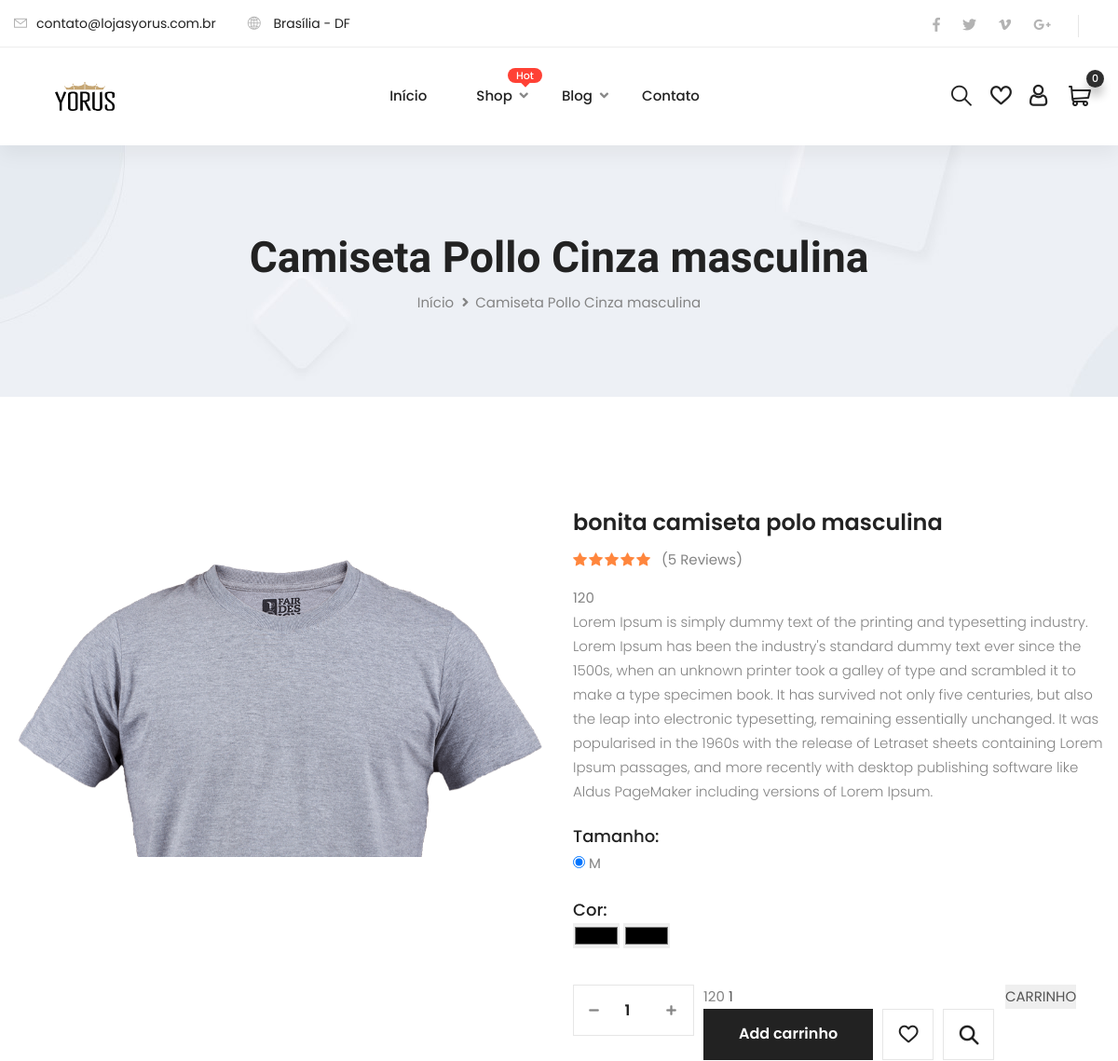
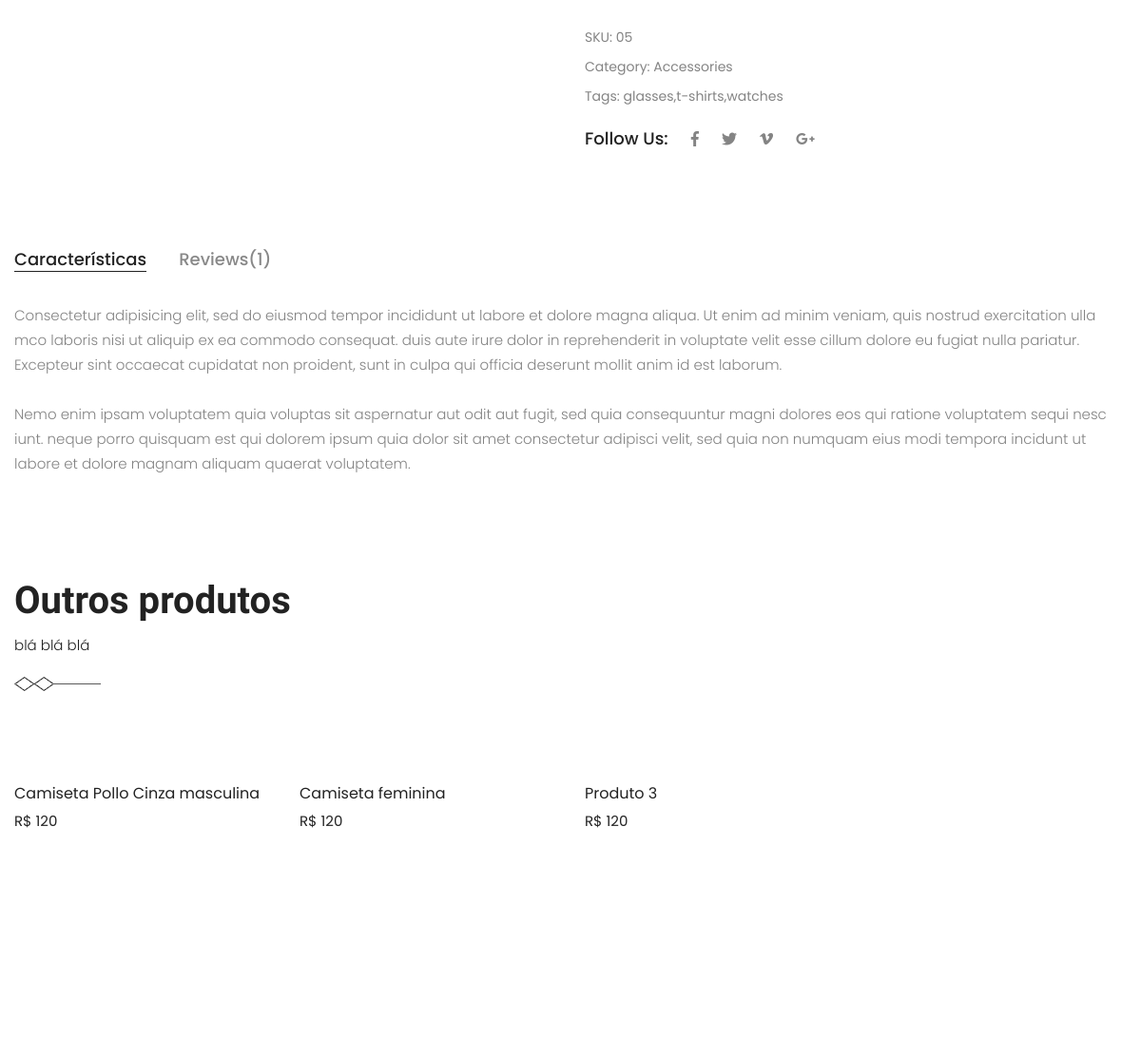
Page /detalhes-do-produto/1/ (upper part) on the earlier database version (2 pictures, top to bottom).
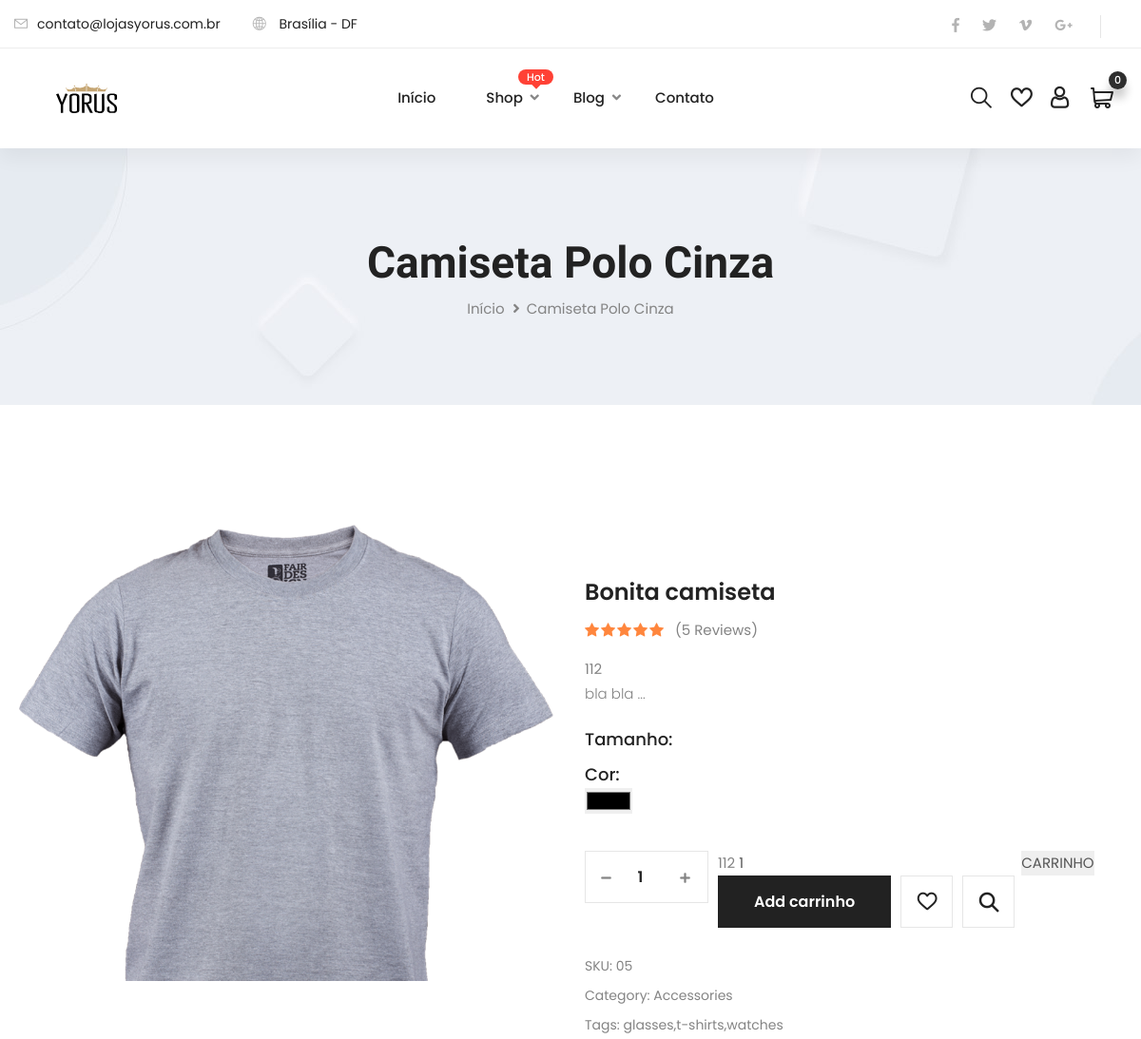
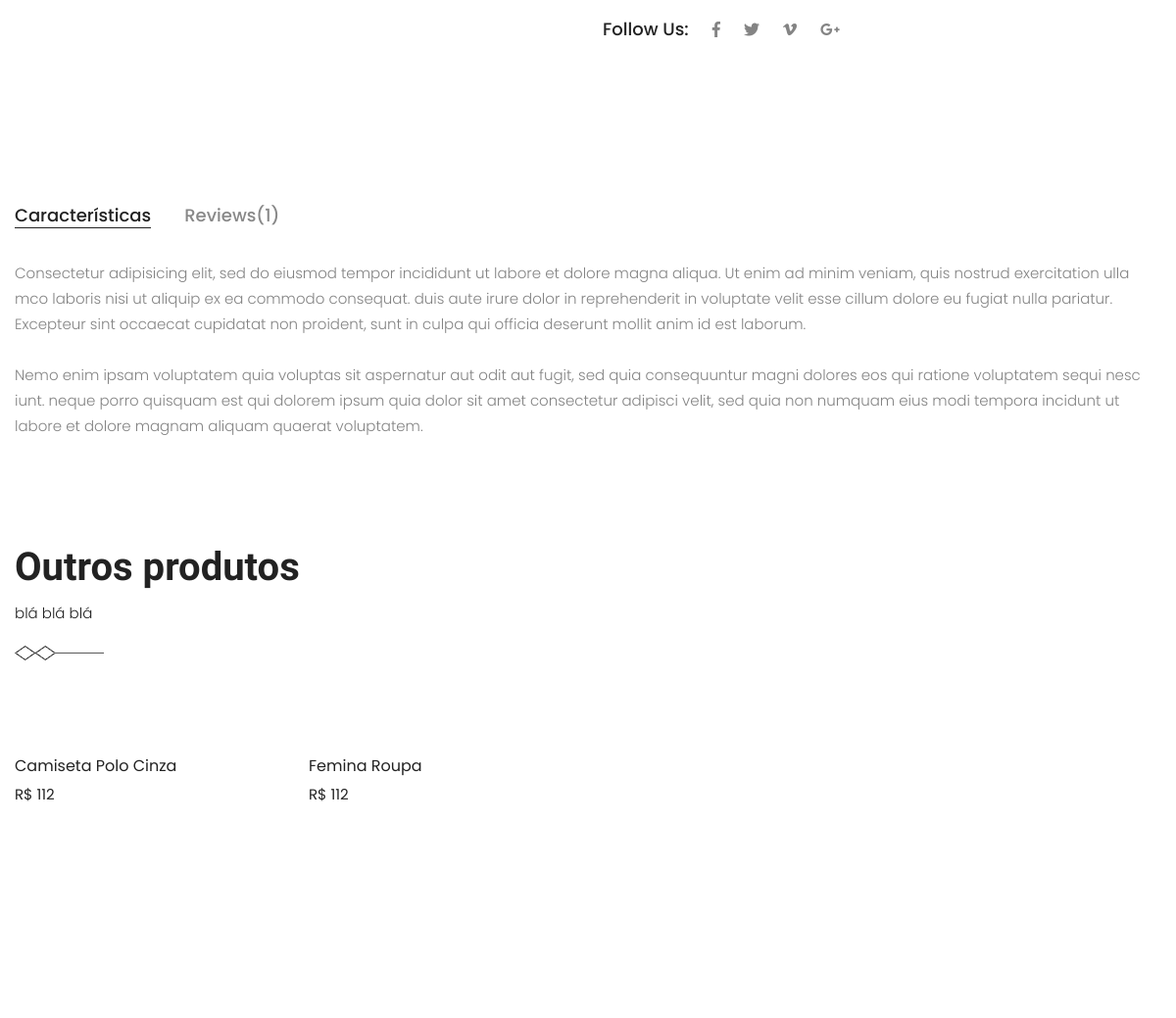
Same page on the later database version (2 pictures, top to bottom).
### product/models.py (models this page shows, shortened)
class Product(models.Model):
	created = models.DateTimeField(auto_now_add=True)
	updated = models.DateTimeField(auto_now=True)
	category = models.ForeignKey(Category, on_delete=models.CASCADE)
	title = models.CharField(max_length=255)
	subtitle =  models.CharField(max_length=255)
	description = models.TextField()
	slug = models.SlugField(max_length=255, unique=True, null=True, blank=True,)
	price = models.IntegerField()
	image1 = StdImageField('01. Imagem', upload_to='Product', variations={'thumb': {'width': 460, 'height': 597, 'crop': True }})
	image2 = StdImageField('02. Imagem', upload_to='Product', null=True, blank=True, variations={'thumb': {'width': 460, 'height': 597, 'crop': True }})
	image3 = StdImageField('03. Imagem', upload_to='Product', null=True, blank=True, variations={'thumb': {'width': 460, 'height': 557, 'crop': True }})
	image4 = StdImageField('04. Imagem', upload_to='Product', null=True, blank=True, variations={'thumb': {'width': 460, 'height': 597, 'crop': True }})
	image5 = StdImageField('05. Imagem', upload_to='Product', null=True, blank=True, variations={'thumb': {'width': 460, 'height': 597, 'crop': True }})
	brand = models.ForeignKey(Brand, on_delete=models.CASCADE, null=True, blank=True)
	stock = models.IntegerField(default=1)
	class Meta:
		verbose_name = 'Produto'
		verbose_name_plural = 'Produtos'

class ProductAttribute(models.Model):
	product = models.ForeignKey(Product, on_delete=models.CASCADE)
	color = models.ForeignKey(Color, on_delete=models.CASCADE)
	size = models.ForeignKey(Size, on_delete=models.CASCADE)
	price = models.IntegerField()
	class Meta:
	    verbose_name = 'Atributo'
	    verbose_name_plural = 'Atributos'

class Size(models.Model):
	title = models.CharField(max_length=255)

class Color(models.Model):
	title = models.CharField(max_length=255)
	color_code = models.CharField(max_length=255)

### home/views.py (the view)
# urls.py: path('detalhes-do-produto/<int:pk>/', views.product_details, name='detalhes-do-produto'),
def product_details(request, pk):
	product = Product.objects.all()
	product_detail = Product.objects.get(id=pk)
	context = {
	    'product_detail': product_detail,
	    'product_list': product,
	}
	return render(request, 'home/detalhes-do-produto.html', context)

### home/templates/home/detalhes-do-produto.html (shortened to what this page needs)
{% load static %}
<!DOCTYPE html>
<html lang="en">
<head>
{% include 'home/includes/css.html' %}
</head>
<body>
    {% include 'home/includes/header.html' %}
        <section class="page-title centred">
            <div class="pattern-layer" style="background-image: url({% static 'home/assets/images/background/page-title.jpg' %});"></div>
            <div class="auto-container">
                <div class="content-box">
                    <h1>{{ product_detail.title }}</h1>
                    <ul class="bread-crumb clearfix">
                        <li><a href="/">Início</a></li>
                        <li>{{ product_detail.title }}</li>
                    </ul>
                </div>
            </div>
        </section>
        <section class="product-details product-details-2">
            <div class="auto-container">
                <div class="product-details-content">
                    <div class="row align-items-center clearfix">
                        <div class="col-lg-6 col-md-12 col-sm-12 image-column">
                            <div class="bxslider">
                                <div id="carouselExampleIndicators" class="carousel slide" data-ride="carousel">
                                    <ol class="carousel-indicators">
                                        <li data-target="#carouselExampleIndicators" data-slide-to="0" class="active"></li>
                                        <li data-target="#carouselExampleIndicators" data-slide-to="1"></li>
                                        <li data-target="#carouselExampleIndicators" data-slide-to="2"></li>
                                    </ol>
                                    <div class="carousel-inner">
                                        <div class="carousel-item active">
                                        <img class="d-block w-100"  src="{{ product_detail.image1.url }}" alt="First slide">
                                        </div>
                                    </div>
                                    <a class="carousel-control-prev" href="#carouselExampleIndicators" role="button" data-slide="prev">
                                        <span class="carousel-control-prev-icon" aria-hidden="true"></span>
                                    </a>
                                    <a class="carousel-control-next" href="#carouselExampleIndicators" role="button" data-slide="next">
                                        <span class="carousel-control-next-icon" aria-hidden="true"></span>
                                    </a>
                                </div>
                            </div>
                        </div>
                        <div class="col-lg-6 col-md-12 col-sm-12 content-column">
                            <div class="product-info">
                                <h3>{{ product_detail.subtitle }}</h3>
                                <div class="customer-review clearfix">
                                    <ul class="rating-box clearfix">
                                        <li><i class="flaticon-star"></i></li>
                                        <li><i class="flaticon-star"></i></li>
                                        <li><i class="flaticon-star"></i></li>
                                        <li><i class="flaticon-star"></i></li>
                                        <li><i class="flaticon-star"></i></li>
                                    </ul>
                                    <div class="reviews"><a href="product-single.html">(5 Reviews)</a></div>
                                </div>
                                <span class="product-price" >{{ product_detail.price }}</span>
                                <div class="text">
                                    <p>{{ product_detail.description }}</p>
                                </div>
                                    <div class="size-box">
                                        <h5>Tamanho:</h5>
                                        {% for sizea in product_detail.productattribute_set.all %}
                                        <div class="custom-control custom-radio">
                                            <input onchange="get_correct_price('{{ size.size_name }}')"  type="radio" name="selected_size" {% if selected_size == size.size_name %} checked {% endif %}  id="customRadio" >
                                            <label for="customRadio">{{ sizea.size.title }}</label>
                                        </div>
                                       {% endfor %}
                                    </div>
                                <div class="color-box">
                                    <h5>Cor:</h5>
                                    <div class="color-inner">
                                        {% for color in product_detail.productattribute_set.all %}
                                        <input type="color" id="head" name="head" value="#{{ color.color.color_code }}">
                                        {% endfor %}
                                        <div class="color-block" >
                                            <input type="color" id="test1" name="radio-group" checked>
                                        </div>
                                    </div>
                                </div>
                                <div class="othre-options clearfix">
                                    <div class="item-quantity">
                                        <input class="quantity-spinner" type="number" id="productQty"  value="1" name="quantity">
                                    </div>
                                    <span class="product-price-{{data.id}}">{{ product_detail.price }}</span>
                                    <input type="number" value="1" name=""  class="product-qty-{{data.id}}" id="productQty"/>
                                      <button class="add-to-cart" data-index={{product_detail.id}}>CARRINHO</button>
                                    <div class="btn-box"><button type="button" id="addToCartBtn" class="theme-btn-two">Add carrinho</button></div>
                                    <ul class="info clearfix">
                                        <li><a href="product-details.html"><i class="flaticon-heart"></i></a></li>
                                        <li><a href="product-details.html"><i class="flaticon-search"></i></a></li>
                                    </ul>
                                </div>
                                <div class="other-links">
                                    <ul class="clearfix">
                                        <li>SKU: 05</li>
                                        <li>Category: <a href="product-details.html">Accessories</a></li>
                                        <li>Tags: <a href="product-details.html">glasses</a>,<a href="product-details.html">t-shirts</a>,<a href="product-details.html">watches</a></li>
                                    </ul>
                                </div>
                                <ul class="share-option clearfix">
                                    <li><h5>Follow Us:</h5></li>
                                    <li><a href="shop-details.html"><i class="fab fa-facebook-f"></i></a></li>
                                    <li><a href="shop-details.html"><i class="fab fa-twitter"></i></a></li>
                                    <li><a href="shop-details.html"><i class="fab fa-vimeo-v"></i></a></li>
                                    <li><a href="shop-details.html"><i class="fab fa-google-plus-g"></i></a></li>
                                </ul>
                            </div>
                        </div>
                    </div>
                </div>
                <div class="product-discription">
                    <div class="tabs-box">
                        <div class="tab-btn-box">
                            <ul class="tab-btns tab-buttons clearfix">
                                <li class="tab-btn active-btn" data-tab="#tab-1">Características</li>
                                <li class="tab-btn" data-tab="#tab-2">Reviews(1)</li>
                            </ul>
                        </div>
                        <div class="tabs-content">
                            <div class="tab active-tab" id="tab-1">
                                <div class="text">
                                    <p>Consectetur adipisicing elit, sed do eiusmod tempor incididunt ut labore et dolore magna aliqua. Ut enim ad minim veniam, quis nostrud exercitation ulla mco laboris nisi ut aliquip ex ea commodo consequat. duis aute irure dolor in reprehenderit in voluptate velit esse cillum dolore eu fugiat nulla pariatur. Excepteur sint occaecat cupidatat non proident, sunt in culpa qui officia deserunt mollit anim id est laborum.</p>
                                    <p>Nemo enim ipsam voluptatem quia voluptas sit aspernatur aut odit aut fugit, sed quia consequuntur magni dolores eos qui ratione voluptatem sequi nesc iunt. neque porro quisquam est qui dolorem ipsum quia dolor sit amet consectetur adipisci velit, sed quia non numquam eius modi tempora incidunt ut labore et dolore magnam aliquam quaerat voluptatem.</p>
                                </div>
                            </div>
                        </div>
                    </div>
                </div>
                <div class="related-product">
                    <div class="sec-title style-two">
                        <h2>Outros produtos</h2>
                        <p> blá blá blá</p>
                        <span class="separator" style="background-image: url(assets/images/icons/separator-2.png);"></span>
                    </div>
                    <div class="row clearfix">
                        {% for product in product_list %}
                        <div class="col-lg-3 col-md-6 col-sm-12 shop-block">
                            <div class="shop-block-one">
                                <div class="inner-box">
                                    <figure class="image-box">
                                    </figure>
                                    <div class="lower-content">
                                        <a href="{% url 'detalhes-do-produto' product.id %}">{{ product.title }}</a>
                                        <span class="price">R$ {{ product_detail.price }}</span>
                                    </div>
                                </div>
                            </div>
                        </div>
                        {% endfor %}
                    </div>
                </div>
            </div>
        </section>
        {% include 'home/includes/footer.html' %}
    </div>
</body>
</html>

Differences in the rows shown:
removed ProductAttribute: selected_size "☑ M", size "M", head "#000000"
removed Product: title "Camiseta feminina", {{ product_detail.price }} "120"
removed Product: title "Produto 3", {{ product_detail.price }} "120"
changed Product: title "Camiseta Pollo Cinza masculina" → "Camiseta Polo Cinza"; subtitle "bonita camiseta polo masculina" → "Bonita camiseta"; price "120" → "112"; description "Lorem Ipsum is simply dummy text of the printing and typesetting industry. Lorem Ipsum has been the industry's standard dummy text ever since the 1500s, when an unknown printer took a galley of type and scrambled it to make a type specimen book. It has survived not only five centuries, but also the leap into electronic typesetting, remaining essentially unchanged. It was popularised in the 1960s with the release of Letraset sheets containing Lorem Ipsum passages, and more recently with desktop publishing software like Aldus PageMaker including versions of Lorem Ipsum." → "bla bla ..."
added Product: title "Femina Roupa", {{ product_detail.price }} "112"
